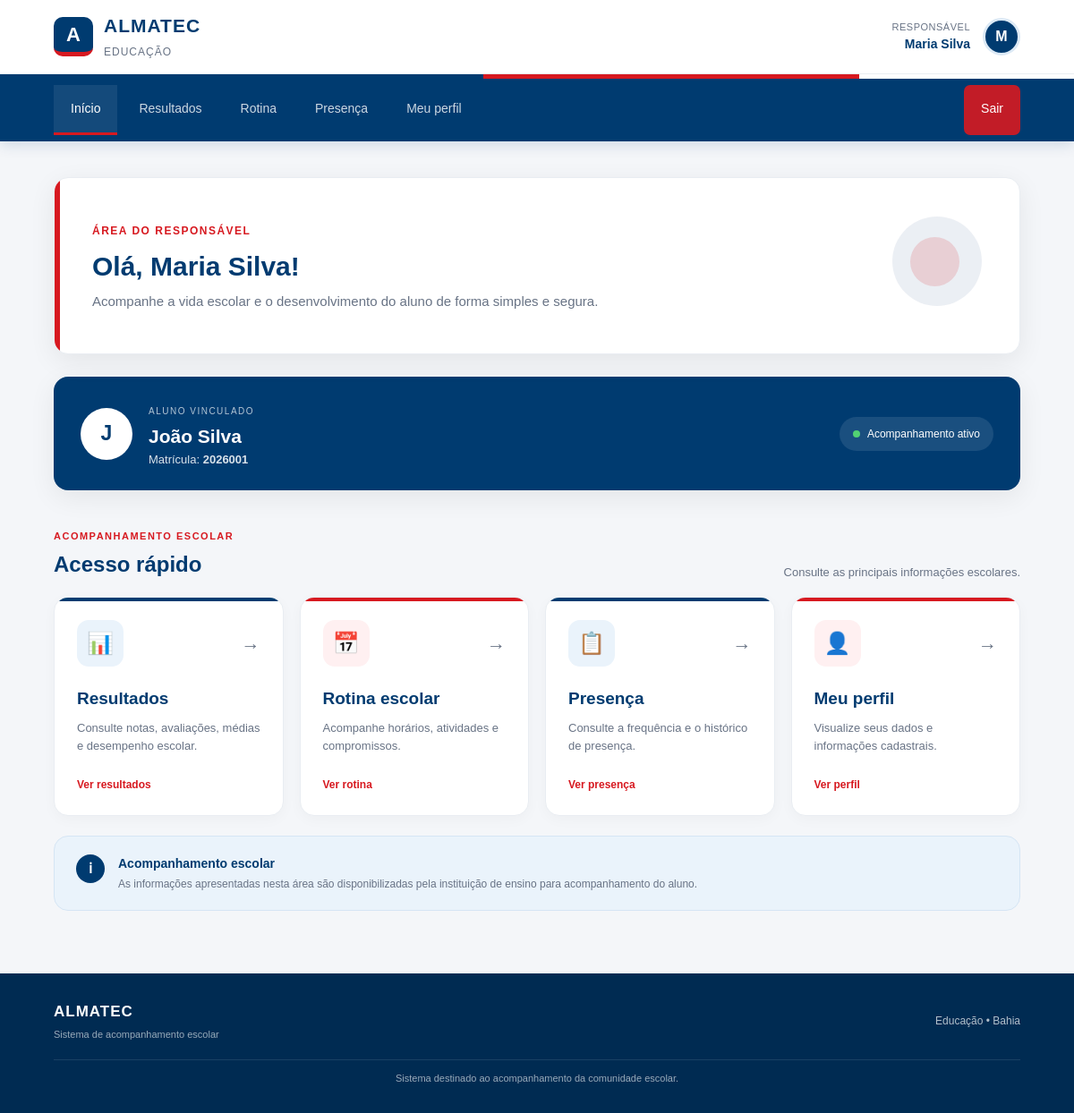
The page /responsavel/dashboard.php (signed in) on the database its author committed.
### tables this page shows
CREATE TABLE usuarios (
    id INT AUTO_INCREMENT PRIMARY KEY,
    nome VARCHAR(100) NOT NULL,
    email VARCHAR(150) NOT NULL UNIQUE,
    senha VARCHAR(255) NOT NULL,
    tipo VARCHAR(20) NOT NULL
);

CREATE TABLE alunos (
    id INT AUTO_INCREMENT PRIMARY KEY,
    usuario_id INT NOT NULL,
    matricula VARCHAR(50) NOT NULL UNIQUE,
    FOREIGN KEY (usuario_id) REFERENCES usuarios(id)
);

### responsavel/dashboard.php (the view, shortened to what this page needs)
<?php
require_once "../config/conexao.php";
$usuario_id = $_SESSION['usuario_id'];
$sql = "SELECT id, telefone
        FROM responsaveis
        WHERE usuario_id = ?";
$stmt = $conexao->prepare($sql);
$stmt->execute([$usuario_id]);
$responsavel = $stmt->fetch(PDO::FETCH_ASSOC);
$responsavel_id = $responsavel['id'];
$sql = "SELECT nome
        FROM usuarios
        WHERE id = ?";
$stmt = $conexao->prepare($sql);
$stmt->execute([$usuario_id]);
$usuario = $stmt->fetch(PDO::FETCH_ASSOC);
$nome_responsavel = $usuario['nome'] ?? 'Responsável';
$sql = "SELECT
            a.id,
            a.matricula,
            u.nome
        FROM responsavel_aluno ra
        INNER JOIN alunos a
            ON ra.aluno_id = a.id
        INNER JOIN usuarios u
            ON a.usuario_id = u.id
        WHERE ra.responsavel_id = ?";
$stmt = $conexao->prepare($sql);
$stmt->execute([$responsavel_id]);
$alunos = $stmt->fetchAll(PDO::FETCH_ASSOC);
?>
<!DOCTYPE html>
<html lang="pt-BR">
<head>
    <link rel="stylesheet" href="../css/style.css">
</head>
<body>
    <header class="topo">
        <div class="topo-conteudo">
            <div class="logo-area">
                <div class="logo-icon">
                    A
                </div>
                <div>
                    <h1>ALMATEC</h1>
                    <span>Educação</span>
                </div>
            </div>
            <div class="usuario-area">
                <div class="usuario-info">
                    <span class="usuario-label">
                        Responsável
                    </span>
                    <strong>
                        <?= htmlspecialchars($nome_responsavel) ?>
                    </strong>
                </div>
                <div class="usuario-avatar">
                    <?= strtoupper(substr($nome_responsavel, 0, 1)) ?>
                </div>
            </div>
        </div>
    </header>
    <div class="faixa-institucional">
        <div class="faixa-azul"></div>
        <div class="faixa-vermelha"></div>
        <div class="faixa-branca"></div>
    </div>
    <nav class="menu">
        <div class="menu-conteudo">
            <a href="dashboard.php" class="menu-link ativo">
                Início
            </a>
            <a href="resultados.php" class="menu-link">
                Resultados
            </a>
            <a href="rotina.php" class="menu-link">
                Rotina
            </a>
            <a href="presenca.php" class="menu-link">
                Presença
            </a>
            <a href="perfil.php" class="menu-link">
                Meu perfil
            </a>
            <a href="logout.php" class="menu-sair">
                Sair
            </a>
        </div>
    </nav>
    <main class="container">
        <section class="boas-vindas">
            <div>
                <span class="subtitulo">
                    ÁREA DO RESPONSÁVEL
                </span>
                <h2>
                    Olá, <?= htmlspecialchars($nome_responsavel) ?>!
                </h2>
                <p>
                    Acompanhe a vida escolar e o desenvolvimento
                    do aluno de forma simples e segura.
                </p>
            </div>
            <div class="boas-vindas-detalhe">
                <div class="circulo-azul"></div>
                <div class="circulo-vermelho"></div>
            </div>
        </section>
        <?php if (count($alunos) > 0): ?>
            <?php foreach ($alunos as $aluno): ?>
                <section class="aluno-destaque">
                    <div class="aluno-identificacao">
                        <div class="aluno-avatar">
                            <?= strtoupper(substr($aluno['nome'], 0, 1)) ?>
                        </div>
                        <div>
                            <span>
                                ALUNO VINCULADO
                            </span>
                            <h3>
                                <?= htmlspecialchars($aluno['nome']) ?>
                            </h3>
                            <p>
                                Matrícula:
                                <strong>
                                    <?= htmlspecialchars($aluno['matricula']) ?>
                                </strong>
                            </p>
                        </div>
                    </div>
                    <div class="status-aluno">
                        <span class="status-ponto"></span>
                        Acompanhamento ativo
                    </div>
                </section>
                <div class="titulo-secao">
                    <div>
                        <span>
                            ACOMPANHAMENTO ESCOLAR
                        </span>
                        <h2>
                            Acesso rápido
                        </h2>
                    </div>
                    <p>
                        Consulte as principais informações escolares.
                    </p>
                </div>
                <section class="cards">
                    <a
                        href="resultados.php?aluno=<?= $aluno['id'] ?>"
                        class="card card-resultados"
                    >
                        <div class="card-topo">
                            <div class="icone">
                                📊
                            </div>
                            <span class="seta">
                                →
                            </span>
                        </div>
                        <h3>
                            Resultados
                        </h3>
                        <p>
                            Consulte notas, avaliações,
                            médias e desempenho escolar.
                        </p>
                        <span class="card-link">
                            Ver resultados
                        </span>
                    </a>
                    <a
                        href="rotina.php?aluno=<?= $aluno['id'] ?>"
                        class="card card-rotina"
                    >
                        <div class="card-topo">
                            <div class="icone">
                                📅
                            </div>
                            <span class="seta">
                                →
                            </span>
                        </div>
                        <h3>
                            Rotina escolar
                        </h3>
                        <p>
                            Acompanhe horários,
                            atividades e compromissos.
                        </p>
                        <span class="card-link">
                            Ver rotina
                        </span>
                    </a>
                    <a
                        href="presenca.php?aluno=<?= $aluno['id'] ?>"
                        class="card card-presenca"
                    >
                        <div class="card-topo">
                            <div class="icone">
                                📋
                            </div>
                            <span class="seta">
                                →
                            </span>
                        </div>
                        <h3>
                            Presença
                        </h3>
                        <p>
                            Consulte a frequência e
                            o histórico de presença.
                        </p>
                        <span class="card-link">
                            Ver presença
                        </span>
                    </a>
                    <a
                        href="perfil.php"
                        class="card card-perfil"
                    >
                        <div class="card-topo">
                            <div class="icone">
                                👤
                            </div>
                            <span class="seta">
                                →
                            </span>
                        </div>
                        <h3>
                            Meu perfil
                        </h3>
                        <p>
                            Visualize seus dados e
                            informações cadastrais.
                        </p>
                        <span class="card-link">
                            Ver perfil
                        </span>
                    </a>
                </section>
                <section class="informacao">
                    <div class="informacao-icone">
                        ℹ
                    </div>
                    <div>
                        <h3>
                            Acompanhamento escolar
                        </h3>
                        <p>
                            As informações apresentadas nesta área
                            são disponibilizadas pela instituição de ensino
                            para acompanhamento do aluno.
                        </p>
                    </div>
                </section>
            <?php endforeach; ?>
        <?php endif; ?>
    </main>
    <footer class="rodape">
        <div class="rodape-conteudo">
            <div>
                <strong>
                    ALMATEC
                </strong>
                <p>
                    Sistema de acompanhamento escolar
                </p>
            </div>
            <div class="rodape-direita">
                <span>
                    Educação • Bahia
                </span>
            </div>
        </div>
        <div class="rodape-linha"></div>
        <p class="copyright">
            Sistema destinado ao acompanhamento da comunidade escolar.
        </p>
    </footer>
</body>
</html>

### rows shown on the page
usuarios: nome "Maria Silva", nome "M"
alunos: usuario.nome "J", usuario.nome "João Silva", matricula "2026001"
